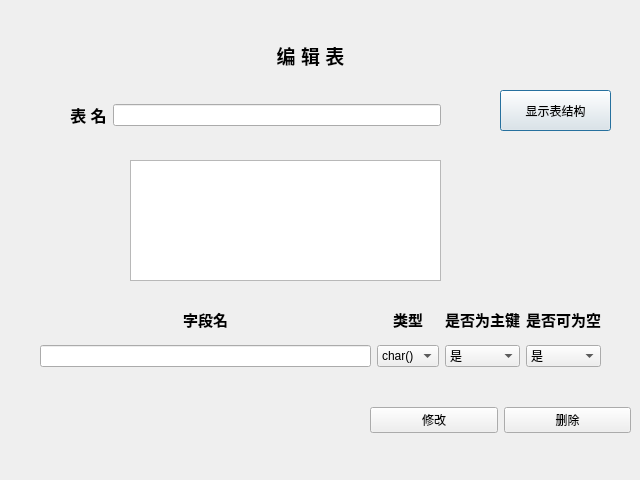
<?xml version="1.0" encoding="UTF-8"?>
<ui version="4.0">
 <class>changeTableWindow</class>
 <widget class="QDialog" name="changeTableWindow">
  <property name="geometry">
   <rect>
    <x>0</x>
    <y>0</y>
    <width>640</width>
    <height>480</height>
   </rect>
  </property>
  <property name="windowTitle">
   <string>Dialog</string>
  </property>
  <widget class="QLabel" name="label">
   <property name="geometry">
    <rect>
     <x>240</x>
     <y>30</y>
     <width>141</width>
     <height>51</height>
    </rect>
   </property>
   <property name="text">
    <string>&lt;html&gt;&lt;head/&gt;&lt;body&gt;&lt;p align=&quot;center&quot;&gt;&lt;span style=&quot; font-size:14pt; font-weight:600;&quot;&gt;编 辑 表&lt;/span&gt;&lt;/p&gt;&lt;/body&gt;&lt;/html&gt;</string>
   </property>
  </widget>
  <widget class="QPushButton" name="pushButtonShowTable">
   <property name="geometry">
    <rect>
     <x>500</x>
     <y>90</y>
     <width>111</width>
     <height>41</height>
    </rect>
   </property>
   <property name="text">
    <string>显示表结构</string>
   </property>
  </widget>
  <widget class="QTextBrowser" name="textBrowser">
   <property name="geometry">
    <rect>
     <x>130</x>
     <y>160</y>
     <width>311</width>
     <height>121</height>
    </rect>
   </property>
  </widget>
  <widget class="QWidget" name="layoutWidget">
   <property name="geometry">
    <rect>
     <x>40</x>
     <y>300</y>
     <width>561</width>
     <height>67</height>
    </rect>
   </property>
   <layout class="QGridLayout" name="gridLayout">
    <item row="1" column="1">
     <widget class="QComboBox" name="comboBoxType">
      <item>
       <property name="text">
        <string>char()</string>
       </property>
      </item>
      <item>
       <property name="text">
        <string>int</string>
       </property>
      </item>
      <item>
       <property name="text">
        <string>bool</string>
       </property>
      </item>
     </widget>
    </item>
    <item row="1" column="3">
     <widget class="QComboBox" name="comboBoxNULL">
      <item>
       <property name="text">
        <string>是</string>
       </property>
      </item>
      <item>
       <property name="text">
        <string>否</string>
       </property>
      </item>
     </widget>
    </item>
    <item row="1" column="0">
     <widget class="QLineEdit" name="lineEditFieldName"/>
    </item>
    <item row="0" column="2">
     <widget class="QLabel" name="label_5">
      <property name="text">
       <string>&lt;html&gt;&lt;head/&gt;&lt;body&gt;&lt;p align=&quot;center&quot;&gt;&lt;span style=&quot; font-size:11pt; font-weight:600;&quot;&gt;是否为主键&lt;/span&gt;&lt;/p&gt;&lt;/body&gt;&lt;/html&gt;</string>
      </property>
     </widget>
    </item>
    <item row="1" column="2">
     <widget class="QComboBox" name="comboBoxPrimary">
      <item>
       <property name="text">
        <string>是</string>
       </property>
      </item>
      <item>
       <property name="text">
        <string>否</string>
       </property>
      </item>
     </widget>
    </item>
    <item row="0" column="3">
     <widget class="QLabel" name="label_7">
      <property name="text">
       <string>&lt;html&gt;&lt;head/&gt;&lt;body&gt;&lt;p align=&quot;center&quot;&gt;&lt;span style=&quot; font-size:11pt; font-weight:600;&quot;&gt;是否可为空&lt;/span&gt;&lt;/p&gt;&lt;/body&gt;&lt;/html&gt;</string>
      </property>
     </widget>
    </item>
    <item row="0" column="1">
     <widget class="QLabel" name="label_4">
      <property name="text">
       <string>&lt;html&gt;&lt;head/&gt;&lt;body&gt;&lt;p align=&quot;center&quot;&gt;&lt;span style=&quot; font-size:11pt; font-weight:600;&quot;&gt;类型&lt;/span&gt;&lt;/p&gt;&lt;/body&gt;&lt;/html&gt;</string>
      </property>
     </widget>
    </item>
    <item row="0" column="0">
     <widget class="QLabel" name="label_3">
      <property name="text">
       <string>&lt;html&gt;&lt;head/&gt;&lt;body&gt;&lt;p align=&quot;center&quot;&gt;&lt;span style=&quot; font-size:11pt; font-weight:600;&quot;&gt;字段名&lt;/span&gt;&lt;/p&gt;&lt;/body&gt;&lt;/html&gt;</string>
      </property>
     </widget>
    </item>
   </layout>
  </widget>
  <widget class="QWidget" name="">
   <property name="geometry">
    <rect>
     <x>70</x>
     <y>90</y>
     <width>371</width>
     <height>51</height>
    </rect>
   </property>
   <layout class="QHBoxLayout" name="horizontalLayout">
    <item>
     <widget class="QLabel" name="label_2">
      <property name="text">
       <string>&lt;html&gt;&lt;head/&gt;&lt;body&gt;&lt;p align=&quot;center&quot;&gt;&lt;span style=&quot; font-size:12pt; font-weight:600;&quot;&gt;表   名&lt;/span&gt;&lt;/p&gt;&lt;/body&gt;&lt;/html&gt;</string>
      </property>
     </widget>
    </item>
    <item>
     <widget class="QLineEdit" name="lineEditTableName"/>
    </item>
   </layout>
  </widget>
  <widget class="QWidget" name="">
   <property name="geometry">
    <rect>
     <x>370</x>
     <y>390</y>
     <width>261</width>
     <height>61</height>
    </rect>
   </property>
   <layout class="QHBoxLayout" name="horizontalLayout_2">
    <item>
     <widget class="QPushButton" name="pushButtonSave">
      <property name="text">
       <string>修改</string>
      </property>
     </widget>
    </item>
    <item>
     <widget class="QPushButton" name="pushButtonDel">
      <property name="text">
       <string>删除</string>
      </property>
     </widget>
    </item>
   </layout>
  </widget>
 </widget>
 <resources/>
 <connections/>
</ui>
